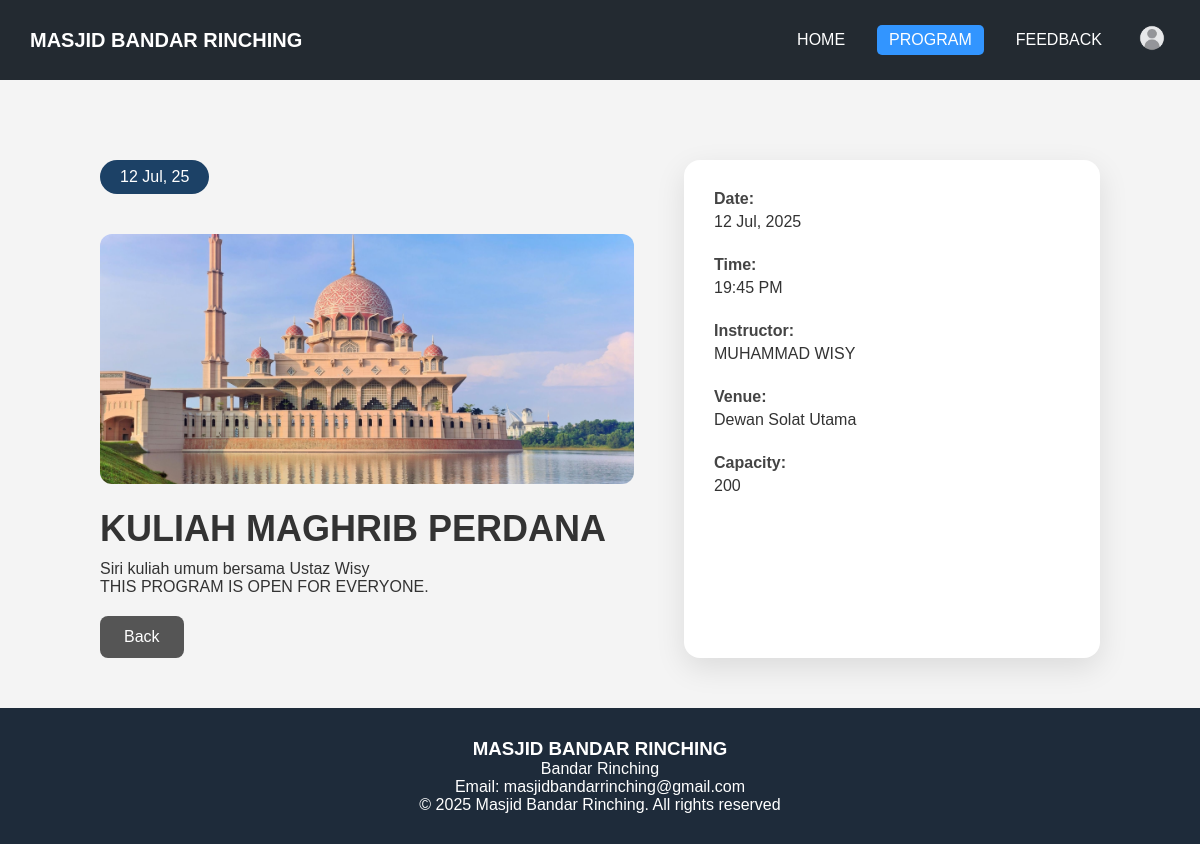
Page /program/program/info/10 on the committed database.
### religiousprogram/models.py (models this page shows)
class Program(models.Model):
    progTitle = models.CharField(max_length=100)
    progDescription = models.TextField()
    progDate = models.DateField()
    progTime = models.TimeField()
    progInstructor = models.ForeignKey(Instructor, on_delete=models.CASCADE)
    progVenue = models.CharField(max_length=50)
    progCapacity = models.IntegerField()
    progRegistration = models.BooleanField(default=False)

class Instructor(models.Model):
    insId = models.CharField(max_length=20, primary_key=True)
    insName = models.CharField(max_length=100)
    insIc = models.CharField(max_length=100)
    insEmail = models.EmailField()
    insNumber = models.CharField(max_length=20, default=0)

### religiousprogram/views.py (the view)
# urls.py: path("program/info/<int:id>", views.more_info, name="more_info"),
def more_info(request, id):
    programs = get_object_or_404(Program, id=id)
    register_count = Registration.objects.filter(regProgram= programs).count()
    return render(request, 'moreinfo.html', {'program': programs, 'registration_count': register_count})

### religiousprogram/templates/moreinfo.html (shortened to what this page needs)
{% load static %}
<!DOCTYPE html>
<html lang="en">
<head>
</head>
<body>
  <header>
    <div><strong>MASJID BANDAR RINCHING</strong></div>
    <nav>
      <a href="{% url 'homepage' %}">HOME</a>
      <a href="{% url 'program_list' %}" class="active">PROGRAM</a>
      <a href="{% url 'feedback' %}">FEEDBACK</a>
      <div class="admin_login" id="adminToggle">
        <img src="{% static 'admin_login1.png' %}">
      </div>
    </nav>
  </header>
  <main>
    <div class="container">
      <div class="left">
        <div class="date">{{ program.progDate|date:"d M, y" }}</div>
        <img src="{% static 'prayerroom.jpeg' %}" alt="Program Image" class="program-banner">
        <h1>{{ program.progTitle }}</h1>
        <p>{{ program.progDescription }}</p>
        {% if program.progRegistration %}
          {% if registration_count <= program.progCapacity %}
            <span class="status-badge open">OPEN</span>
            <p>THIS PROGRAM REQUIRED REGISTRATION. PLEASE REGISTER TO JOIN.</p>
            <a href="{% url 'register_program' program.id %}" class="registration">Register Now</a>
          {% else %}
            <span class="status-badge full">FULL</span>
            <p>REGISTRATION IS FULL. NO MORE SLOT AVAILABLE.</p>
          {% endif %}
        {% else %}
          <p>THIS PROGRAM IS OPEN FOR EVERYONE.</p>
        {% endif %}
        <a href="{% url 'program_list' %}" class="back">Back</a>
      </div>
      <div class="right">
        <div class="info-group">
          <label>Date:</label>
          <p>{{ program.progDate|date:"d M, Y" }}</p>
        </div>
        <div class="info-group">
          <label>Time:</label>
          <p>{{ program.progTime|time:"H:i A" }}</p>
        </div>
        <div class="info-group">
          <label>Instructor:</label>
          <p>{{ program.progInstructor.insName }}</p>
        </div>
        <div class="info-group">
          <label>Venue:</label>
          <p>{{ program.progVenue }}</p>
        </div>
        <div class="info-group">
          <label>Capacity:</label>
          <p>{{ program.progCapacity }}</p>
        </div>
      </div>
    </div>
  </main>
  <footer>
    <h3>MASJID BANDAR RINCHING</h3>
    <p>Bandar Rinching</p>
    <p>Email: masjidbandarrinching@gmail.com</p>
    <p>&copy; 2025 Masjid Bandar Rinching. All rights reserved</p>
  </footer>
</body>
</html>

### religiousprogram/templates/moreinfo.html (style rules this page uses)
* { margin: 0; padding: 0; box-sizing: border-box; }
html, body { font-family: Arial, Helvetica, sans-serif; background: #f4f4f4; height: 100%; color: #333; display: flex; flex-direction: column; }
header { background: #232a31; color: white; padding: 20px 30px; display: flex; justify-content: space-between; align-items: center; flex-wrap: wrap; }
header strong { font-size: 20px; }
nav { display: flex; align-items: center; gap: 20px; }
nav a { color: white; text-decoration: none; font-weight: 500; border-radius: 5px; padding: 6px 12px; }
nav a:hover, nav a.active { background-color: #3295ff; transition: 0.3s; }
.admin_login { position: relative; cursor: pointer; }
.admin_login img { width: 36px; height: 36px; }
main { flex: 1; margin-top: 30px; }
.container { display: flex; justify-content: space-between; padding: 50px 100px; }
.left { flex: 1.5; padding-right: 50px; }
.right { flex: 1; background: white; border-radius: 16px; padding: 30px; box-shadow: 0 10px 30px rgba(0, 0, 0, 0.1); }
h1 { font-size: 36px; margin-bottom: 10px; }
.date { background-color: #1c4166; color: #fff; display: inline-block; padding: 8px 20px; border-radius: 25px; margin-bottom: 20px; }
.program-banner { width: 100%; max-height: 250px; object-fit: cover; border-radius: 12px; margin: 20px 0; }
.info-group { width: 100%; display: flex; flex-direction: column; margin-bottom: 20px; }
.info-group label { font-weight: bold; color: #444; width: 100%; }
.info-group p { margin: 5px 0; width: 100%; }
.back { display: block; padding: 12px 24px; background-color: #555; color: white; text-decoration: none; border-radius: 8px; margin-top: 20px; width: fit-content; }
footer { background: #1e2b3a; color: white; text-align: center; padding: 30px 15px; }
footer h3 { margin-top: 0; }

### rows in the picture
Program: progDate "12 Jul, 25", progTitle "KULIAH MAGHRIB PERDANA", progDescription "Siri kuliah umum bersama Ustaz Wisy", progDate "12 Jul, 2025", progTime "19:45 PM", progInstructor.insName "MUHAMMAD WISY", progVenue "Dewan Solat Utama", progCapacity "200"
